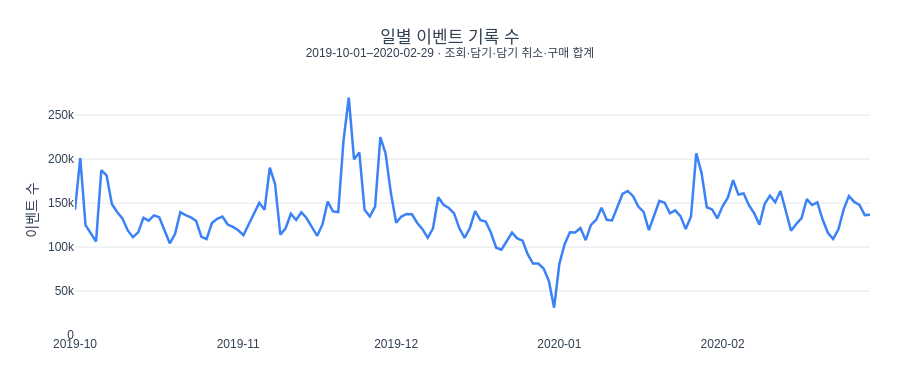

The code cell stored with this chart in its notebook:
### Markdown cell above
## 5. 일별 이벤트 흐름

전체 이벤트를 일자별로 합산해 관측 기간의 기록 규모를 확인한다. 분모는 각 날짜에 기록된 이벤트이며, 사용자 수나 구매 전환율을 나타내지 않는다.

### Code cell
daily_total = daily.groupby('event_date', as_index=False)['event_count'].sum()
daily_total['event_date'] = pd.to_datetime(daily_total['event_date'])
daily_total = daily_total.sort_values('event_date')
assert len(daily_total) == 152
assert int(daily_total['event_count'].sum()) == int(base['행수'])
assert daily_total['event_date'].min() == pd.Timestamp('2019-10-01')
assert daily_total['event_date'].max() == pd.Timestamp('2020-02-29')

fig = go.Figure(go.Scatter(
    x=daily_total['event_date'], y=daily_total['event_count'],
    mode='lines', line={'color': COLORS['view'], 'width': 2.5},
    hovertemplate='%{x|%Y-%m-%d}<br>이벤트 %{y:,}건<extra></extra>',
))
fig.update_layout(
    title={'text': '일별 이벤트 기록 수<br><sup>2019-10-01–2020-02-29 · 조회·담기·담기 취소·구매 합계</sup>', 'x': 0.5},
    template='none', paper_bgcolor='white', plot_bgcolor='white', showlegend=False,
    font={'family': 'Arial, Apple SD Gothic Neo, sans-serif', 'color': '#334155'},
    margin={'l': 75, 'r': 30, 't': 85, 'b': 55}, height=390,
    xaxis={'title': None, 'showgrid': False, 'tickformat': '%Y-%m', 'dtick': 'M1'},
    yaxis={'title': '이벤트 수', 'gridcolor': '#E5E7EB', 'zeroline': False, 'rangemode': 'tozero'},
)
fig.show()

### Figure 1 — Plotly figure (JSON) as saved in the notebook; plotly's stock layout.template omitted (floating-point values rounded to 4 significant figures; data arrays with more than 128 entries replaced by an {"elided": "..."} marker saying what was removed)
{"data": [{"hovertemplate": "%{x|%Y-%m-%d}<br>이벤트 %{y:,}건<extra></extra>", "line": {"color": "#3B82F6", "width": 2.5}, "mode": "lines", "type": "scatter", "x": {"elided": "152 str values"}, "y": {"elided": "152 int values"}}], "layout": {"font": {"color": "#334155", "family": "Arial, Apple SD Gothic Neo, sans-serif"}, "height": 390, "margin": {"b": 55, "l": 75, "r": 30, "t": 85}, "paper_bgcolor": "white", "plot_bgcolor": "white", "showlegend": false, "title": {"text": "일별 이벤트 기록 수<br><sup>2019-10-01–2020-02-29 · 조회·담기·담기 취소·구매 합계</sup>", "x": 0.5}, "xaxis": {"dtick": "M1", "showgrid": false, "tickformat": "%Y-%m", "title": {}}, "yaxis": {"gridcolor": "#E5E7EB", "rangemode": "tozero", "title": {"text": "이벤트 수"}, "zeroline": false}}}
